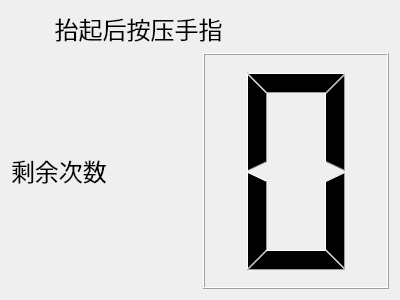
<?xml version="1.0" encoding="UTF-8"?>
<ui version="4.0">
 <class>regNew</class>
 <widget class="QDialog" name="regNew">
  <property name="geometry">
   <rect>
    <x>0</x>
    <y>0</y>
    <width>400</width>
    <height>300</height>
   </rect>
  </property>
  <property name="windowTitle">
   <string>Dialog</string>
  </property>
  <layout class="QGridLayout" name="gridLayout">
   <item row="0" column="0">
    <layout class="QVBoxLayout" name="verticalLayout_2">
     <item>
      <widget class="QLabel" name="label">
       <property name="font">
        <font>
         <family>Agency FB</family>
         <pointsize>18</pointsize>
        </font>
       </property>
       <property name="text">
        <string>       抬起后按压手指</string>
       </property>
      </widget>
     </item>
     <item>
      <layout class="QHBoxLayout" name="horizontalLayout">
       <item>
        <layout class="QVBoxLayout" name="verticalLayout">
         <item>
          <spacer name="verticalSpacer">
           <property name="orientation">
            <enum>Qt::Vertical</enum>
           </property>
           <property name="sizeHint" stdset="0">
            <size>
             <width>20</width>
             <height>40</height>
            </size>
           </property>
          </spacer>
         </item>
         <item>
          <widget class="QLabel" name="label_2">
           <property name="font">
            <font>
             <family>Agency FB</family>
             <pointsize>18</pointsize>
            </font>
           </property>
           <property name="text">
            <string>剩余次数</string>
           </property>
          </widget>
         </item>
         <item>
          <spacer name="verticalSpacer_2">
           <property name="orientation">
            <enum>Qt::Vertical</enum>
           </property>
           <property name="sizeHint" stdset="0">
            <size>
             <width>20</width>
             <height>40</height>
            </size>
           </property>
          </spacer>
         </item>
        </layout>
       </item>
       <item>
        <widget class="QLCDNumber" name="lcdNumber">
         <property name="font">
          <font>
           <family>Agency FB</family>
           <pointsize>24</pointsize>
          </font>
         </property>
         <property name="digitCount">
          <number>1</number>
         </property>
        </widget>
       </item>
      </layout>
     </item>
    </layout>
   </item>
  </layout>
 </widget>
 <resources/>
 <connections/>
</ui>
